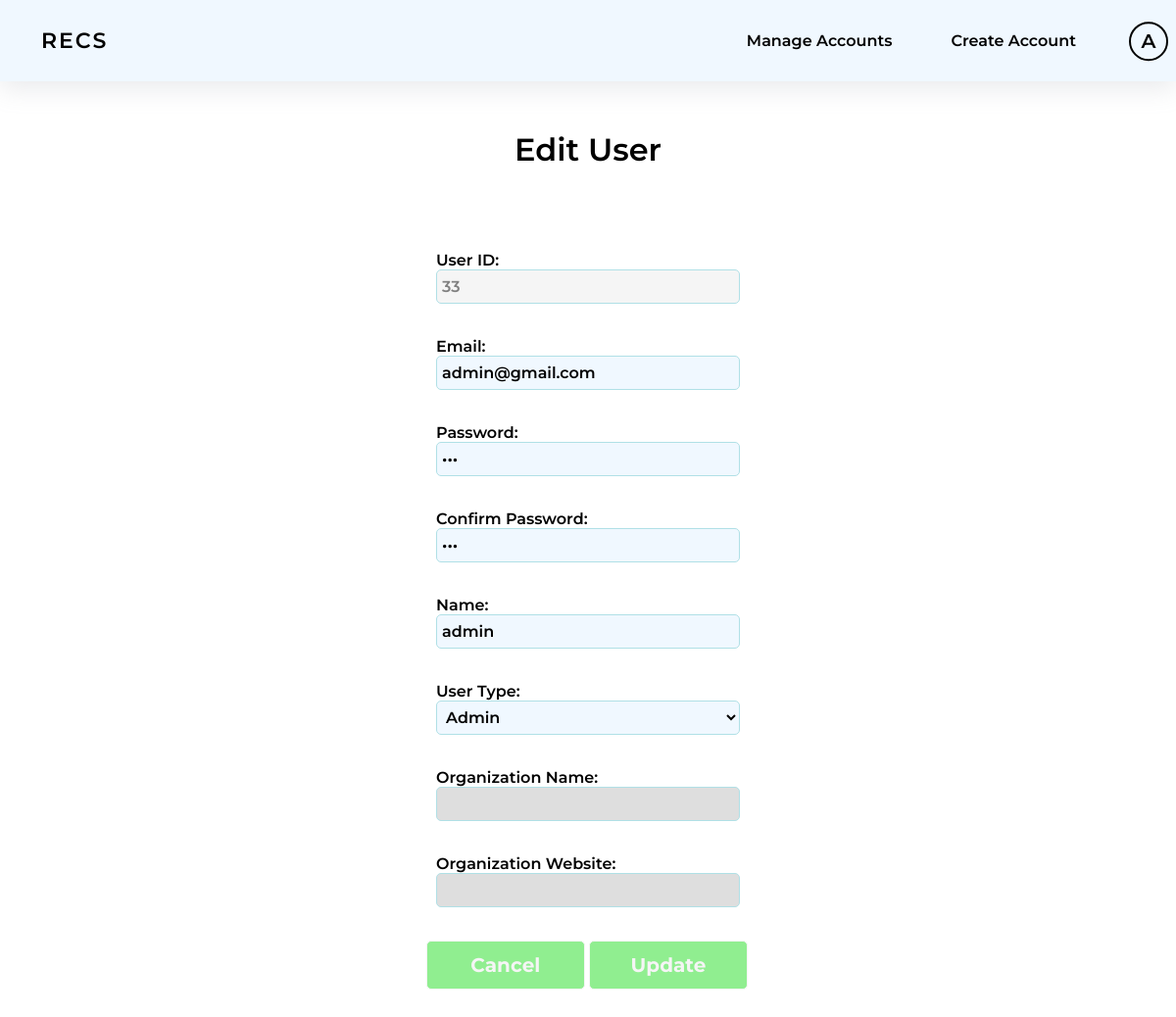
The page /main_web/edituser.php?userid=33 (signed in) on the database its author committed.
### tables this page shows
CREATE TABLE `users` (
  `userID` smallint(6) NOT NULL,
  `userType` smallint(10) NOT NULL DEFAULT 1,
  `name` varchar(80) DEFAULT NULL,
  `password` char(100) DEFAULT NULL,
  `emailAddress` varchar(100) NOT NULL,
  `Organization Name` varchar(100) DEFAULT NULL,
  `Organization Website` varchar(100) DEFAULT NULL,
  `categoryOne` varchar(20) NOT NULL,
  `pricePlan` varchar(20) NOT NULL DEFAULT '0',
  `startDate` datetime(6) DEFAULT NULL,
  `expiryDate` datetime(6) DEFAULT NULL,
  `accountStatus` varchar(20) NOT NULL DEFAULT 'Available',
  `dateTimeOfCreation` datetime(6) NOT NULL DEFAULT current_timestamp(6),
  `freeTrialExpiryDate` timestamp NOT NULL DEFAULT (current_timestamp() + interval 30 day)
);

### main_web/inc_db_fyp.php (called while the page is built, shortened)
<?php
$DBName = "fyp";
?>

### main_web/user.php (called while the page is built, shortened)
<?php
include ('inc_db_fyp.php');
class User {
	function getUserInfo ($userid) {
		include("inc_db_fyp.php");
		$sql = "SELECT * FROM users WHERE userID = ?";
		$stmt = $conn->prepare($sql);
		$stmt->bind_param("s", $userid);
		$stmt->execute();
		$result = $stmt->get_result();
		$row = mysqli_fetch_array($result);
		return $row;
	}
}
?>

### main_web/edituser.php (the view, shortened to what this page needs)
<?php
	$userType = $_SESSION['userType'];
	if (isset($_GET['userid'])){
		$userid = $_GET['userid'];
	}
	else{
		$userid = '';
	}
?>
<!DOCTYPE html>
<html>
<head>
 <link rel="stylesheet" href="edituser_style.css?version8">
</head>
<body onload = 'checkOrg();'>
<?php
include ('inc_db_fyp.php');
include ('user.php');
if ($userType == '0')
{
?>
	<header>
		 <nav>
			<ul class="nav-titles">
				<li name = 'recs'><a name = 'recs' href="home.php">RECS</a></li>
			    <li style='margin-left: auto;'><a name = 'adminmanage' href="manageaccounts.php" style = 'padding-right: 60px;'>Manage Accounts</a>
				<a name = 'admincreate' href="createaccount.php?id=orgcreateacc" style = 'padding-right: 60px;'>Create Account</a></li>
			  </ul>
			<div class="dropdown">
				<button class="profile"><?=$_SESSION['name'][0]?></button>
			  </div>
		</nav>
	</header>
	<h1>Edit User</h1>
<?php
$user = new User();
$row = $user-> getUserInfo ($userid);
echo"
<div class = 'reg'>
<form action = '' method = 'POST'>
		<div class = 'text_field'>
			<span>User ID:</span><input type='text' name='userid' value = '{$row["userID"]}' style = 'color:grey; background-color:whitesmoke' readonly />
		</div>
		<div class = 'text_field'>
			<span>Email:</span><input type='email' name='email' value = '{$row["emailAddress"]}' />
		</div>
		<div class = 'text_field'>
			<span>Password: </span><input type='password' name='password' value = '{$row["password"]}' required />
		</div>
		<div class = 'text_field'>
			<span>Confirm Password: </span><input type='password' name='cpassword' value = '{$row["password"]}' required />
		</div>
		<div class = 'text_field'>
			<span>Name: </span><input type='text' name='name' value = '{$row["name"]}' required />
		</div>
		<div class = 'text_field'>
			<span>User Type: </span>
			<select name='userType' id='userType' class = 'userType' onchange = 'checkOrg();'>
			  <option value='0'" .(($row['userType'] == '0')? 'selected="selected"' : '') . ">Admin</option>
			  <option value='2'" . (($row['userType'] == '2')? 'selected="selected"' : '') . ">Individual</option>
			  <option value='1'" . (($row['userType'] == '1')? 'selected="selected"' : '') . ">Organization</option>
			</select>
		</div>
		<div class = 'text_field'>
			<span>Organization Name: </span><input type='text' id = 'orgname' name='orgname' value = '{$row["Organization Name"]}' required />
		</div>
		<div class = 'text_field'>
			<span>Organization Website: </span><input type='text' id = 'orgsite' name='orgsite' value = '{$row["Organization Website"]}' required />
		</div>
		<input type='button' value='Cancel' onclick='history.go(-1)'>
		<input type='submit' name = 'submit' value='Update'>
	</form>
</div>";
}
?>
</body>

### main_web/edituser_style.css (style rules this page uses)
* { box-sizing: border-box; margin: 0; padding: 0px 0px; font-family: "Montserrat", sans-serif; color: black; text-decoration: none; font-weight: 600; }
body { height: 1200px; }
h1 { padding: 20px 20px; color:black; }
header { justify-content: space-between; align-items: center; padding: 8px 1%; background: aliceblue; box-shadow: rgba(149, 157, 165, 0.2) 0px 8px 24px; }
.nav-titles { list-style: none; display: flex; overflow:hidden; }
.nav-titles li { padding: 0px 30px; }
.nav-titles li a { float: left; font-size: 16px; color: black; padding: 24px 0px; text-decoration: none; position:Relative; z-index: 2; }
li a[name='recs'] { letter-spacing: 2px; color:black; font-size: 22px; padding: 20px 0px; text-align: center; float: left; position:relative; }
.dropdown { right: 1px; float: right; }
.dropdown { font-weight: 600; display: flex; justify-content: space-between; list-style: none; }
.dropdown { content: ''; position: absolute; border: 0px solid #000; cursor: pointer; transform: translate(0%, -90%); padding: 21px 7px; z-index: 1; }
.profile { width: 40px; height: 40px; border-radius: 50%; border: 2px solid black; background-color: transparent; display: flex; justify-content: center; align-items: center; text-align: center; font-size: 20px; text-transform: uppercase; }
h1 { text-align:center; padding: 50px 0px; }
.reg { width: 450px; margin: 0 auto; height: 900px; }
.reg form { padding: 0px 60px; box-sizing: border-box; }
form .text_field { position: relative; margin: 34px 10px; color:white; }
a[name='recs'] { text-decoration:none; color:black; }
.text_field input { width: 100%; padding: 0 5px; height: 35px; font-size: 16px; color: black; border: 1px solid PowderBlue; background-color : AliceBlue; border-radius: 5px; outline: none; }
.userType { width: 100%; padding: 0 5px; height: 35px; font-size: 16px; color: black; border: 1px solid PowderBlue; background-color : AliceBlue; border-radius: 5px; outline: none; }
input[type="submit"] { width: 49%; height: 50px; background: lightgreen; border: 1px solid whitesmoke; border-radius: 5px; font-size: 20px; color: whitesmoke; font-weight: 700; cursor: pointer; outline: none; }
input[type="button"] { width: 49%; height: 50px; background: lightgreen; border: 1px solid whitesmoke; border-radius: 5px; font-size: 20px; color: whitesmoke; font-weight: 700; cursor: pointer; outline: none; }
span { color:black; font-size: 16px; padding: 10px 0px; }

### rows shown on the page
users: userid "33", email "admin@gmail.com", name "admin", userType "Admin"

### other values the page prints
$_SESSION['name'][0] "A"
